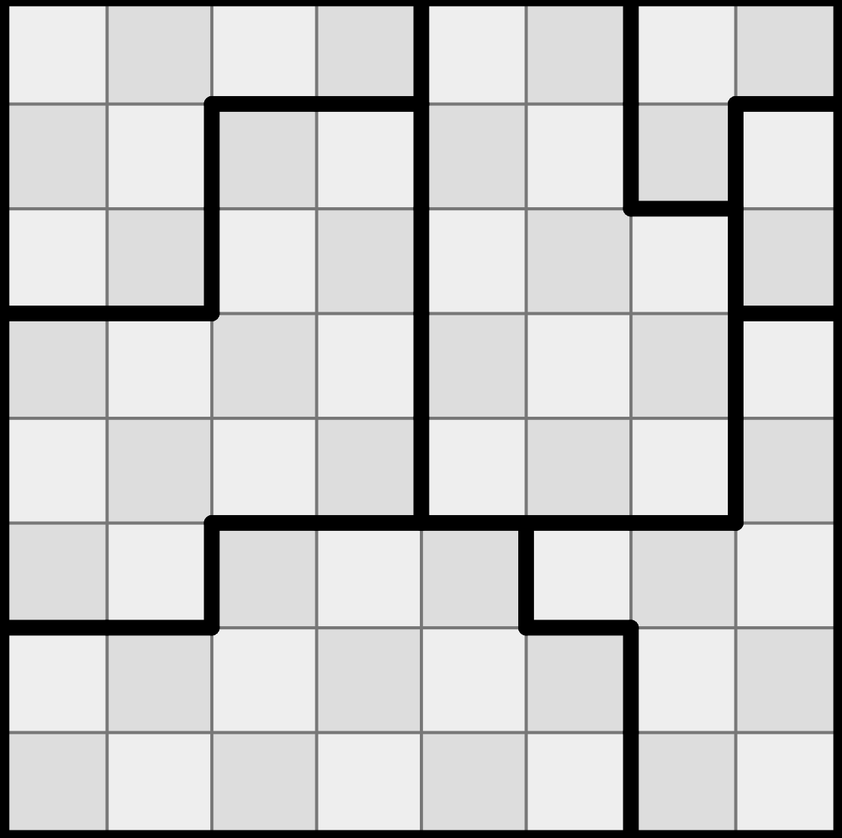
#> input picture src/puzzle_solver/puzzles/stitches/parse_map/input_output/Screenshot 2025-11-01 044110.png, 842 x 838 px, shrunk from 1121 x 1116 before the run
$ python parse_map.py
#> lines starting #> are read from the running program, lines starting #| are printed output that depends on the picture; after the words box and inside, x2 and y2 are one past the last pixel; in counts of white or black regions, pixels touching at a corner belong together; long printed decimals are rounded
"""
    This file is a simple helper that parses the images from https://www.puzzle-stitches.com/ and converts them to a json file.
    Look at the ./input_output/ directory for examples of input images and output json files.
    The output json is used in the test_solve.py file to test the solver.
"""
# import json
from pathlib import Path
import numpy as np
cv = None
Image = None


def extract_lines(bw):
    # Create the images that will use to extract the horizontal and vertical lines
    horizontal = np.copy(bw)
    vertical = np.copy(bw)

    cols = horizontal.shape[1]
    horizontal_size = cols // 5
    # Create structure element for extracting horizontal lines through morphology operations
    horizontalStructure = cv.getStructuringElement(cv.MORPH_RECT, (horizontal_size, 1))
    horizontal = cv.erode(horizontal, horizontalStructure)
    horizontal = cv.dilate(horizontal, horizontalStructure)
    horizontal_means = np.mean(horizontal, axis=1)
    horizontal_cutoff = np.percentile(horizontal_means, 50)
    # location where the horizontal lines are
    horizontal_idx = np.where(horizontal_means > horizontal_cutoff)[0]
    # print(f"horizontal_idx: {horizontal_idx}")
    # height = len(horizontal_idx)
    # show_wait_destroy("horizontal", horizontal)  # this has the horizontal lines

    rows = vertical.shape[0]
    verticalsize = rows // 5
    # Create structure element for extracting vertical lines through morphology operations
    verticalStructure = cv.getStructuringElement(cv.MORPH_RECT, (1, verticalsize))
    vertical = cv.erode(vertical, verticalStructure)
    vertical = cv.dilate(vertical, verticalStructure)
    vertical_means = np.mean(vertical, axis=0)
    vertical_cutoff = np.percentile(vertical_means, 50)
    vertical_idx = np.where(vertical_means > vertical_cutoff)[0]
    # [5 lines of commented-out code are left out]

    vertical = cv.bitwise_not(vertical)
    # show_wait_destroy("vertical_bit", vertical)

    return horizontal_idx, vertical_idx

# [5 lines left out: function show_wait_destroy, not called in this run]


def mean_consecutives(arr: np.ndarray) -> np.ndarray:
    """if a sequence of values is consecutive, then average the values"""
    sums = []
    counts = []
    for i in range(len(arr)):
        if i == 0:
            sums.append(arr[i])
            counts.append(1)
        elif arr[i] == arr[i-1] + 1:
            sums[-1] += arr[i]
            counts[-1] += 1
        else:
            sums.append(arr[i])
            counts.append(1)
    return np.array(sums) // np.array(counts)

def dfs(x, y, out, output, current_num):
    # if current_num == '48':
    #     print('dfs', x, y, current_num)
    if x < 0 or x >= out.shape[1] or y < 0 or y >= out.shape[0]:
        return
    if out[y, x] != '  ':
        return
    out[y, x] = current_num
    if output['top'][y, x] == 0:
        dfs(x, y-1, out, output, current_num)
    if output['left'][y, x] == 0:
        dfs(x-1, y, out, output, current_num)
    if output['right'][y, x] == 0:
        dfs(x+1, y, out, output, current_num)
    if output['bottom'][y, x] == 0:
        dfs(x, y+1, out, output, current_num)

def main(image):
    global Image
    global cv
    import matplotlib.pyplot as plt
    from PIL import Image as Image_module
    import cv2 as cv_module
    Image = Image_module
    cv = cv_module


    image_path = Path(image)
    output_path = image_path.parent / (image_path.stem + '.json')
    src = cv.imread(image, cv.IMREAD_COLOR)
#> src is the input picture: shape (838, 842, 3); min 0, max 255, mean 200.4
    assert src is not None, f'Error opening image: {image}'
    if len(src.shape) != 2:
        gray = cv.cvtColor(src, cv.COLOR_BGR2GRAY)
    else:
        gray = src
    # now the image is in grayscale

    # Apply adaptiveThreshold at the bitwise_not of gray, notice the ~ symbol
    gray = cv.bitwise_not(gray)
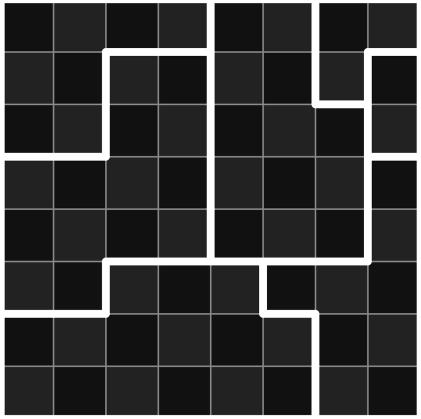
#> gray: shape (838, 842) (shown at 1/2 size); min 0, max 255, mean 54.6
    bw = cv.adaptiveThreshold(gray.copy(), 255, cv.ADAPTIVE_THRESH_MEAN_C, \
                                cv.THRESH_BINARY, 15, -2)
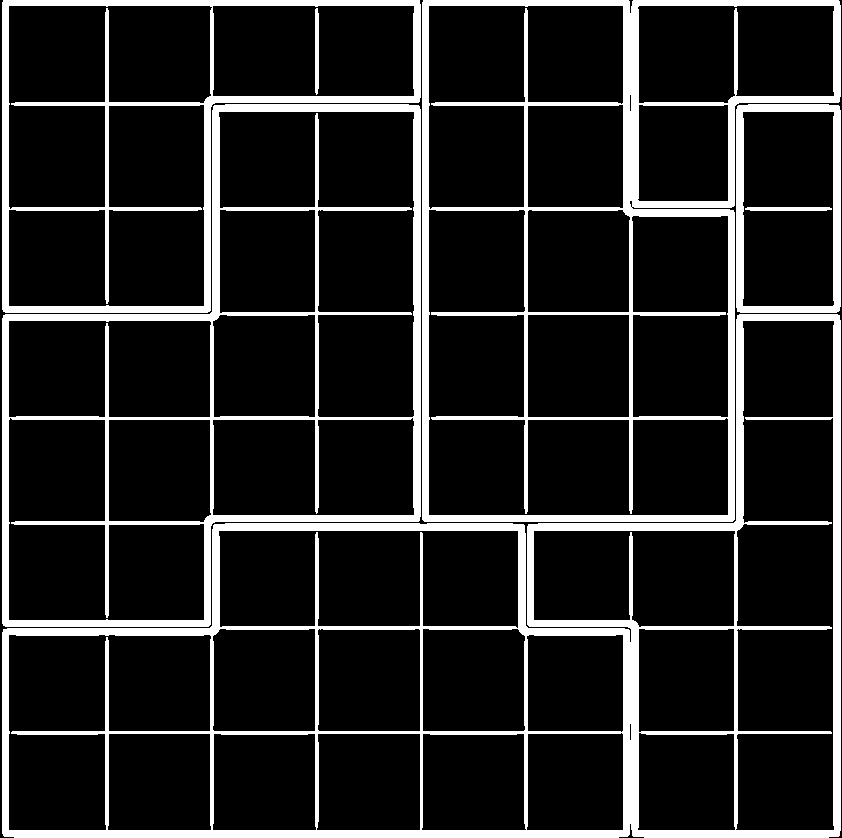
#> bw: shape (838, 842); 14.4% white; 7 white regions, largest, box (x1, y1, x2, y2) and area: (2, 314, 841, 838) 38133, (422, 0, 841, 522) 24613, (2, 104, 421, 627) 20608
    # show_wait_destroy("binary", bw)

    # show_wait_destroy("src", src)
    horizontal_idx, vertical_idx = extract_lines(bw)
#> in extract_lines, `horizontal = cv.erode(horizontal, horizontalStructure)`:
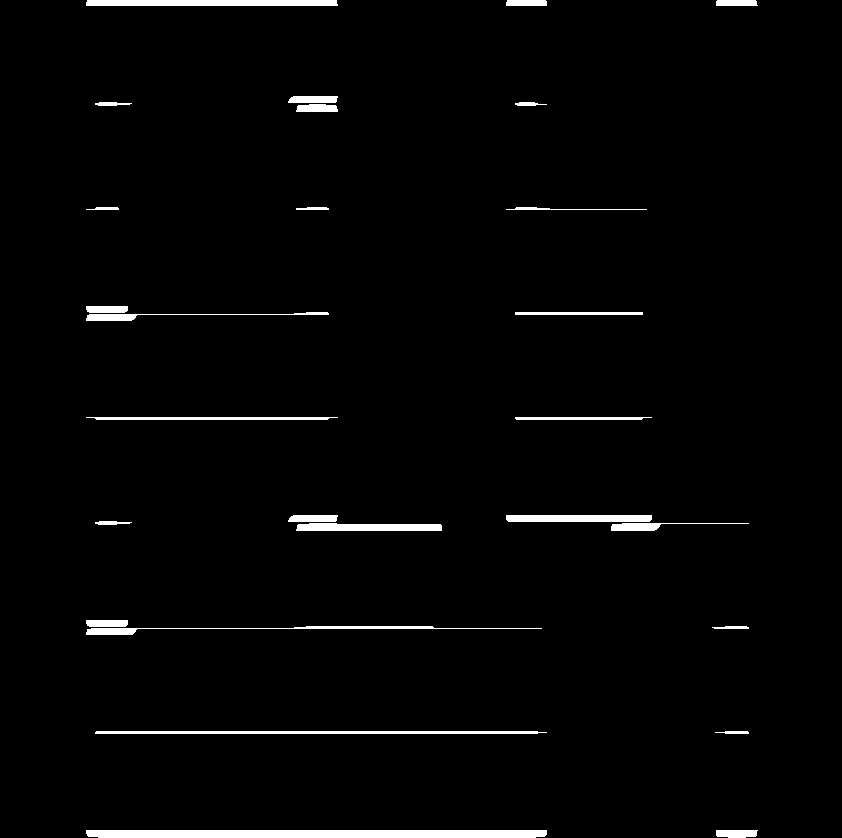
#> horizontal: shape (838, 842); 2.2% white; 27 white regions, largest, box (x1, y1, x2, y2) and area: (86, 830, 547, 838) 3658, (86, 0, 338, 6) 1506, (95, 731, 547, 734) 1337
#> in extract_lines, `horizontal = cv.dilate(horizontal, horizontalStructure)`:
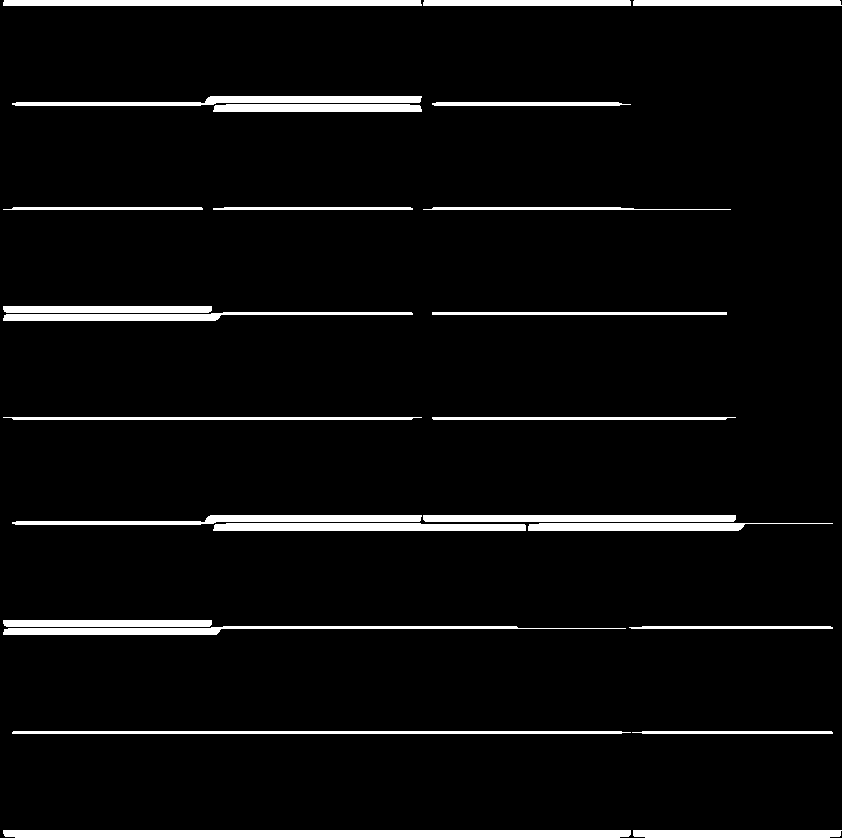
#> horizontal: shape (838, 842); 5.7% white; 25 white regions, largest, box (x1, y1, x2, y2) and area: (3, 830, 631, 838) 4994, (3, 626, 626, 635) 2513, (3, 0, 422, 6) 2508
#> in extract_lines, `horizontal_means = np.mean(horizontal, axis=1)`: horizontal_means = 838 values, max 253.5 at index 830, min 0 at index 6, mean 14.58
#> in extract_lines, `horizontal_cutoff = np.percentile(horizontal_means, 50)`: horizontal_cutoff = 0
#> in extract_lines, `horizontal_idx = np.where(horizontal_means > horizontal_cutoff)[0]`: horizontal_idx = 85 values from 0 to 837
#> in extract_lines, `vertical = cv.erode(vertical, verticalStructure)`:
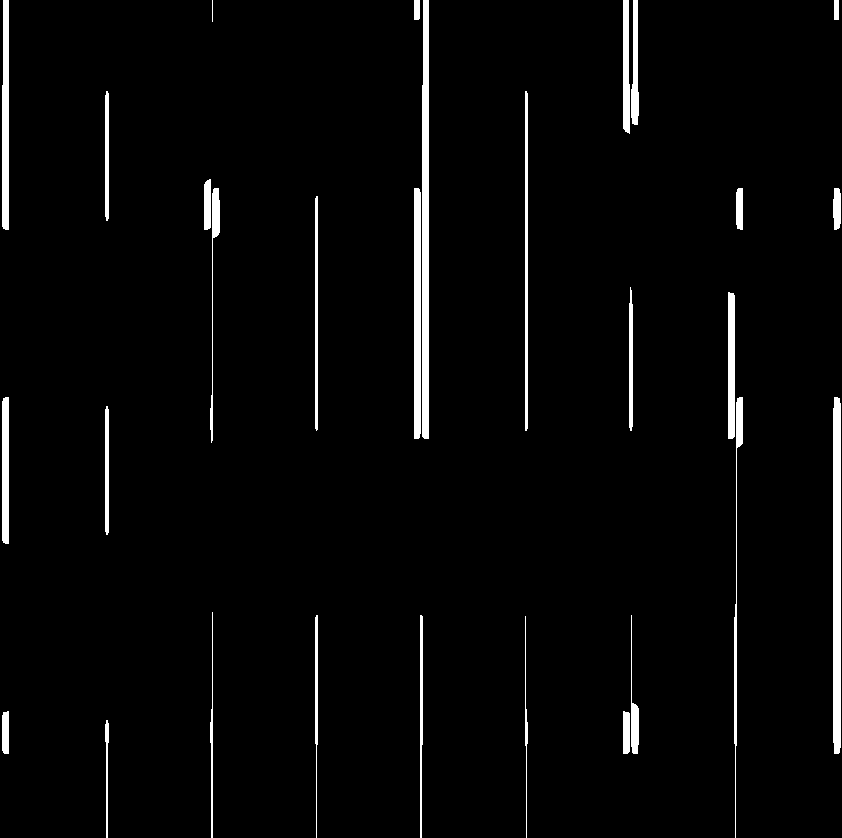
#> vertical: shape (838, 842); 3.1% white; 29 white regions, largest, box (x1, y1, x2, y2) and area: (422, 0, 429, 439) 2985, (833, 397, 841, 754) 2819, (414, 188, 421, 439) 1746
#> in extract_lines, `vertical = cv.dilate(vertical, verticalStructure)`:
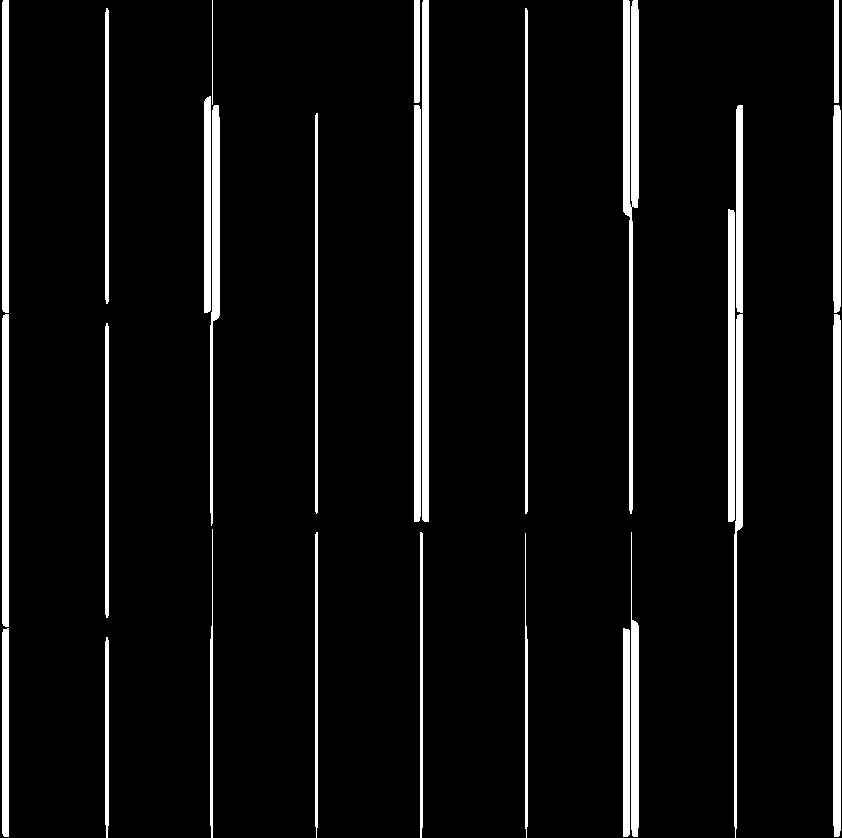
#> vertical: shape (838, 842); 6.5% white; 27 white regions, largest, box (x1, y1, x2, y2) and area: (623, 0, 639, 514) 4330, (833, 314, 841, 837) 4147, (422, 0, 429, 522) 3649
#> in extract_lines, `vertical_means = np.mean(vertical, axis=0)`: vertical_means = 842 values, max 254.1 at index 7, min 0 at index 0, mean 16.56
#> in extract_lines, `vertical_cutoff = np.percentile(vertical_means, 50)`: vertical_cutoff = 0
#> in extract_lines, `vertical_idx = np.where(vertical_means > vertical_cutoff)[0]`: vertical_idx = 87 values from 2 to 840
#> horizontal_idx = 85 values from 0 to 837; vertical_idx = 87 values from 2 to 840
    horizontal_idx = mean_consecutives(horizontal_idx)
#> the loop in mean_consecutives, `for i in range(len(arr)):` made 85 passes
#> after the loop in mean_consecutives, `for i in range(len(arr)):`: counts = [6, 16, 3, 15, 3, 16, 15, 3, 8]; sums = [15, 1656, 624, 4695, 1254, 8360, 9405, 2196, 6668]
#> horizontal_idx = [2, 103, 208, 313, 418, 522, 627, 732, 833]
    vertical_idx = mean_consecutives(vertical_idx)
#> the loop in mean_consecutives (call 2), `for i in range(len(arr)):` made 87 passes
#> vertical_idx = [5, 106, 211, 316, 421, 526, 630, 735, 836]
    mean_vertical_dist = np.mean(np.diff(vertical_idx))
#> mean_vertical_dist = 103.9
    mean_horizontal_dist = np.mean(np.diff(horizontal_idx))
#> mean_horizontal_dist = 103.9
    height = len(horizontal_idx)
#> height = 9
    width = len(vertical_idx)
#> width = 9
    print(f"height: {height}, width: {width}")
#| height: 9, width: 9
    print(f"horizontal_idx: {horizontal_idx}")
#| horizontal_idx: [  2 103 208 313 418 522 627 732 833]
    print(f"vertical_idx: {vertical_idx}")
#| vertical_idx: [  5 106 211 316 421 526 630 735 836]
    hists = {'top': {}, 'left': {}, 'right': {}, 'bottom': {}}
    j_idx = 0
    i_len = 0
    j_len = 0
    for j in range(height - 1):
        i_idx = 0
        for i in range(width - 1):
            hidx1, hidx2 = horizontal_idx[j], horizontal_idx[j+1]
            vidx1, vidx2 = vertical_idx[i], vertical_idx[i+1]
            hidx1 = max(0, hidx1 - 2)
            hidx2 = min(src.shape[0], hidx2 + 4)
            vidx1 = max(0, vidx1 - 2)
            vidx2 = min(src.shape[1], vidx2 + 4)
            if (hidx2 - hidx1) < mean_horizontal_dist * 0.5 or (vidx2 - vidx1) < mean_vertical_dist * 0.5:
                continue
            print(f"j_idx: {j_idx}, i_idx: {i_idx}")
            cell = src[hidx1:hidx2, vidx1:vidx2]
            # print(f"cell_shape: {cell.shape}, mean_horizontal_dist: {mean_horizontal_dist}, mean_vertical_dist: {mean_vertical_dist}")
            mid_x = cell.shape[1] // 2
            mid_y = cell.shape[0] // 2
            # if j > height - 4 and i > width - 6:
            #     show_wait_destroy(f"cell_{i}_{j}", cell)
            # show_wait_destroy(f"cell_{i}_{j}", cell)
            cell = cv.bitwise_not(cell)  # invert colors
            top = cell[0:10, mid_y-5:mid_y+5]
            hists['top'][j_idx, i_idx] = np.sum(top)
            left = cell[mid_x-5:mid_x+5, 0:10]
            hists['left'][j_idx, i_idx] = np.sum(left)
            right = cell[mid_x-5:mid_x+5, -10:]
            hists['right'][j_idx, i_idx] = np.sum(right)
            bottom = cell[-10:, mid_y-5:mid_y+5]
            hists['bottom'][j_idx, i_idx] = np.sum(bottom)
            i_idx += 1
            i_len = max(i_len, i_idx)
        if i_idx > 0:
            j_idx += 1
        j_len = max(j_len, j_idx)
#> after the loop, hists = 4 items; j_idx = 8

    fig, axs = plt.subplots(2, 2)
    axs[0, 0].hist(list(hists['top'].values()), bins=100)
    axs[0, 0].set_title('Top')
    axs[0, 1].hist(list(hists['left'].values()), bins=100)
    axs[0, 1].set_title('Left')
    axs[1, 0].hist(list(hists['right'].values()), bins=100)
    axs[1, 0].set_title('Right')
    axs[1, 1].hist(list(hists['bottom'].values()), bins=100)
    axs[1, 1].set_title('Bottom')
    global_target = None
    # global_target = 28_000
    target_top = np.mean(list(hists['top'].values()))
#> target_top = 35908.6
    target_left = np.mean(list(hists['left'].values()))
#> target_left = 37707.2
    target_right = np.mean(list(hists['right'].values()))
#> target_right = 37944.4
    target_bottom = np.mean(list(hists['bottom'].values()))
#> target_bottom = 36321.1
    if global_target is not None:
        target_top = global_target
        target_left = global_target
        target_right = global_target
        target_bottom = global_target

    axs[0, 0].axvline(target_top, color='red')
    axs[0, 1].axvline(target_left, color='red')
    axs[1, 0].axvline(target_right, color='red')
    axs[1, 1].axvline(target_bottom, color='red')
    # plt.show()
    # 1/0
    arr = np.zeros((j_len, i_len), dtype=object)
    output = {'top': arr.copy(), 'left': arr.copy(), 'right': arr.copy(), 'bottom': arr.copy()}
    print(f"target_top: {target_top}, target_left: {target_left}, target_right: {target_right}, target_bottom: {target_bottom}, j_len: {j_len}, i_len: {i_len}")
#| target_top: 35908.594, target_left: 37707.1875, target_right: 37944.375, target_bottom: 36321.094, j_len: 8, i_len: 8
    for j in range(j_len):
        for i in range(i_len):
            if hists['top'][j, i] > target_top:
                output['top'][j, i] = 1
            if hists['left'][j, i] > target_left:
                output['left'][j, i] = 1
            if hists['right'][j, i] > target_right:
                output['right'][j, i] = 1
            if hists['bottom'][j, i] > target_bottom:
                output['bottom'][j, i] = 1
            print(f"cell_{j}_{i}", end=': ')
            print('T' if output['top'][j, i] else '', end='')
            print('L' if output['left'][j, i] else '', end='')
            print('R' if output['right'][j, i] else '', end='')
            print('B' if output['bottom'][j, i] else '', end='')
            print('   Sums: ', hists['top'][j, i], hists['left'][j, i], hists['right'][j, i], hists['bottom'][j, i])
#> this loop made 8 passes
#> (printed output is left out)
#> after the loop, output = 4 items

    current_count = 0
    z_fill = 2
    out = np.full_like(output['top'], '  ', dtype='U32')
    for j in range(out.shape[0]):
        if current_count > 99:
            z_fill = 3
        for i in range(out.shape[1]):
            if out[j, i] == '  ':
                if current_count == 48:
                    print(f"current_count: {current_count}, x: {i}, y: {j}")
                dfs(i, j, out, output, str(current_count).zfill(z_fill))
                current_count += 1
#> after the loop, current_count = 7
    print(out)
#| [['00' '00' '00' '00' '01' '01' '02' '02']
#|  ['00' '00' '03' '03' '01' '01' '02' '04']
#|  ['00' '00' '03' '03' '01' '01' '01' '04']
#|  ['03' '03' '03' '03' '01' '01' '01' '05']
#|  ['03' '03' '03' '03' '01' '01' '01' '05']
#|  ['03' '03' '06' '06' '06' '05' '05' '05']
#> (further printed lines are left out)

    with open(output_path, 'w') as f:
        f.write('[\n')
        for i, row in enumerate(out):
            f.write('  ' + str(row.tolist()).replace("'", '"'))
            if i != len(out) - 1:
                f.write(',')
            f.write('\n')
        f.write(']')
    print('output json: ', output_path)

    # [11 lines of commented-out code are left out]

if __name__ == '__main__':
    # [14 lines of commented-out code are left out]
    main(Path(__file__).parent / 'input_output' / 'Screenshot 2025-11-01 044110.png')
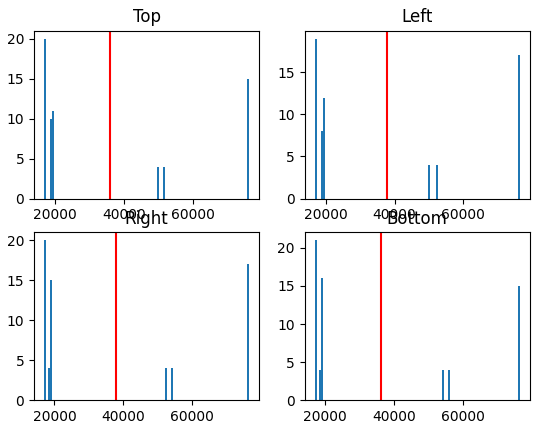
#> figure drawn by matplotlib, 4 panels; panel 1: tallest bar 20 high, from x = 16770 to 17367; panel 2: tallest bar 19 high, from x = 16770 to 17366.4; panel 3: tallest bar 20 high, from x = 17040 to 17634.3; panel 4: tallest bar 21 high, from x = 17010 to 17604.6
